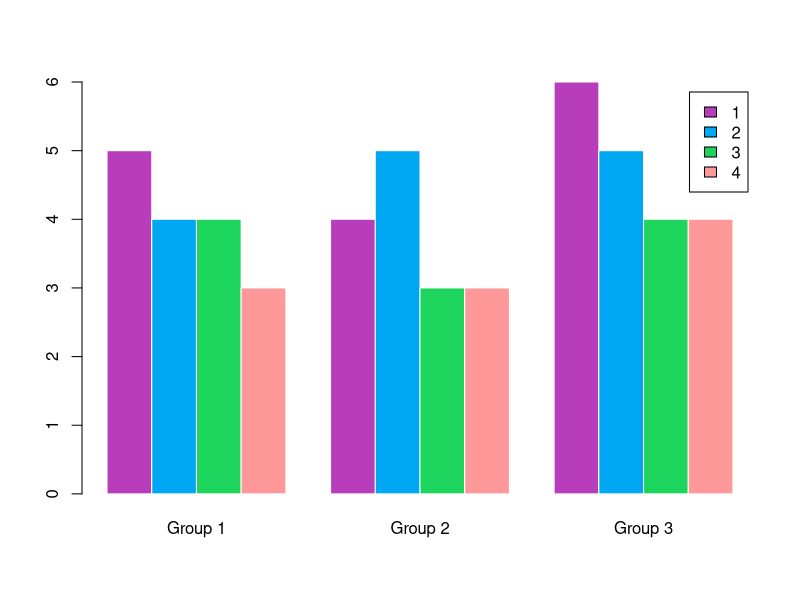

Here is the R script that generated this plot:
x <- sample(1:4, size = 50, replace = TRUE)
g <- sample(c("Group 1", "Group 2", "Group 3"),size = 50, replace = TRUE)

tabl <- table(x, g)
barplot(tabl,col = c("#b83dba", "#00a8f3","#1dd55d", "#FF9899"),border = "white",beside = TRUE,legend.text = rownames(tabl))